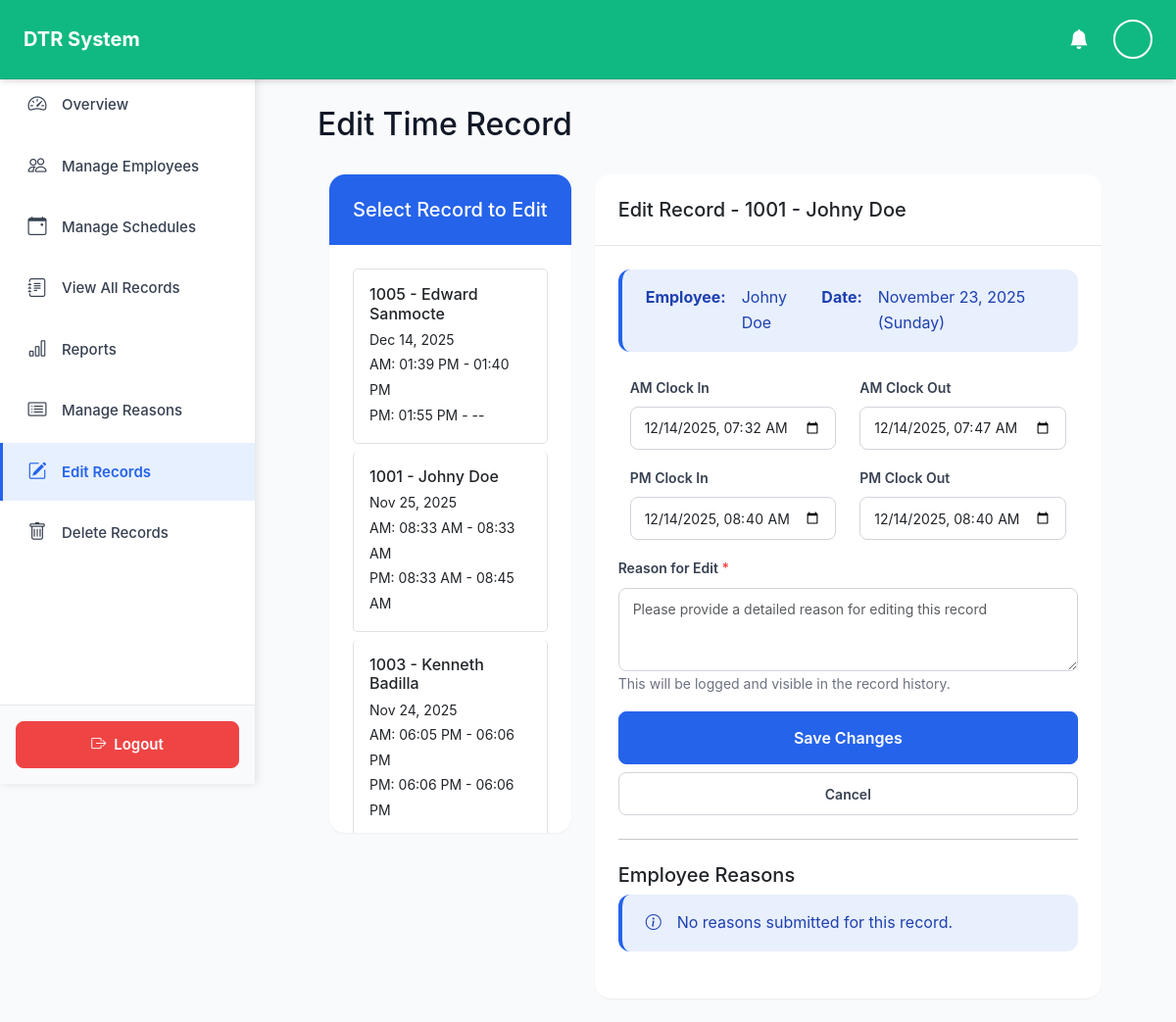
Screenshot of /admin/edit_record.php?id=2 (signed in) with the database file from the repository.
### tables this page shows
CREATE TABLE `time_record` (
  `record_id` int(11) NOT NULL AUTO_INCREMENT,
  `employee_id` int(11) NOT NULL,
  `record_date` date NOT NULL,
  `am_in` time DEFAULT NULL,
  `am_out` time DEFAULT NULL,
  `pm_in` time DEFAULT NULL,
  `pm_out` time DEFAULT NULL,
  `created_at` datetime DEFAULT current_timestamp(),
  `updated_at` datetime DEFAULT current_timestamp() ON UPDATE current_timestamp(),
  PRIMARY KEY (`record_id`),
  UNIQUE KEY `unique_employee_date` (`employee_id`,`record_date`),
  KEY `idx_time_record_employee` (`employee_id`),
  KEY `idx_time_record_date` (`record_date`),
  CONSTRAINT `time_record_ibfk_1` FOREIGN KEY (`employee_id`) REFERENCES `employee` (`employee_id`) ON DELETE CASCADE
);

CREATE TABLE `employee` (
  `employee_id` int(11) NOT NULL AUTO_INCREMENT,
  `pin` varchar(20) NOT NULL,
  `first_name` varchar(50) NOT NULL,
  `last_name` varchar(50) NOT NULL,
  `email` varchar(100) DEFAULT NULL,
  `position_id` varchar(50) DEFAULT NULL,
  `department_id` varchar(50) DEFAULT NULL,
  `is_active` tinyint(1) DEFAULT 1,
  `created_at` datetime DEFAULT current_timestamp(),
  `updated_at` datetime DEFAULT current_timestamp() ON UPDATE current_timestamp(),
  PRIMARY KEY (`employee_id`),
  UNIQUE KEY `pin` (`pin`),
  UNIQUE KEY `email` (`email`),
  KEY `idx_employee_pin` (`pin`),
  KEY `idx_employee_email` (`email`),
  KEY `idx_employee_active` (`is_active`),
  KEY `employee_ibfk_1` (`position_id`),
  KEY `employee_ibfk_2` (`department_id`),
  CONSTRAINT `employee_ibfk_1` FOREIGN KEY (`position_id`) REFERENCES `position` (`position_id`) ON DELETE SET NULL,
  CONSTRAINT `employee_ibfk_2` FOREIGN KEY (`department_id`) REFERENCES `department` (`department_id`) ON DELETE SET NULL
);

### includes/functions.php (called while the page is built, shortened)
<?php
function formatTime($datetime, $format = 'h:i A') {
    if (!$datetime) {
        return '--';
    }
    $date = new DateTime($datetime);
    return $date->format($format);
}
function formatDate($datetime, $format = 'F d, Y') {
    $date = new DateTime($datetime);
    return $date->format($format);
}
?>

### admin/edit_record.php (the view, shortened to what this page needs)
<?php
require_once '../config/database.php';
require_once '../includes/functions.php';
$record = null;
if (isset($_GET['id'])) {
    $stmt = $conn->prepare("
        SELECT tr.*, e.first_name, e.last_name, e.employee_id as emp_id
        FROM time_record tr
        JOIN employee e ON tr.employee_id = e.employee_id
        WHERE tr.record_id = ?
    ");
    $stmt->execute([$_GET['id']]);
    $record = $stmt->fetch();
}
$recentStmt = $conn->query("
    SELECT tr.*, e.first_name, e.last_name, e.employee_id as emp_id
    FROM time_record tr
    JOIN employee e ON tr.employee_id = e.employee_id
    ORDER BY tr.created_at DESC
    LIMIT 50
");
$recentRecords = $recentStmt->fetchAll();
?>
<!DOCTYPE html>
<html lang="en">
<head>
    <link href="https://cdn.jsdelivr.net/npm/bootstrap@5.3.0/dist/css/bootstrap.min.css" rel="stylesheet">
    <link rel="stylesheet" href="../assets/css/style.css">
</head>
<body class="bg-light">
    <?php
require_once '../includes/header.php';
?>
    <?php require_once '../includes/sidebar.php'; ?>
    <div class="container-fluid mt-4">
        <div class="main-content">
            <div class="d-flex justify-content-between align-items-center mb-4">
                <h2>Edit Time Record</h2>
            </div>
        <div class="row">
            <div class="col-md-4 mb-4">
                <div class="card">
                    <div class="card-header bg-primary text-white">
                        <h5 class="mb-0">Select Record to Edit</h5>
                    </div>
                    <div class="card-body" style="max-height: 600px; overflow-y: auto;">
                        <div class="list-group">
                            <?php foreach ($recentRecords as $rec): ?>
                                <a href="?id=<?php echo $rec['record_id']; ?>"
                                   class="list-group-item list-group-item-action <?php echo ($record && $record['record_id'] == $rec['record_id']) ? 'active' : ''; ?>">
                                    <div class="d-flex w-100 justify-content-between">
                                        <h6 class="mb-1"><?php echo htmlspecialchars($rec['emp_id'] . ' - ' . $rec['first_name'] . ' ' . $rec['last_name']); ?></h6>
                                    </div>
                                    <small>
                                        <?php echo formatDate($rec['created_at'], 'M d, Y'); ?><br>
                                        AM: <?php echo formatTime($rec['am_in']); ?> - <?php echo formatTime($rec['am_out']); ?><br>
                                        PM: <?php echo formatTime($rec['pm_in']); ?> - <?php echo formatTime($rec['pm_out']); ?>
                                    </small>
                                </a>
                            <?php endforeach; ?>
                        </div>
                    </div>
                </div>
            </div>
            <div class="col-md-8">
                <?php if ($record): ?>
                    <div class="card">
                        <div class="card-header bg-warning text-dark">
                            <h5 class="mb-0">
                                Edit Record - <?php echo htmlspecialchars($record['emp_id'] . ' - ' . $record['first_name'] . ' ' . $record['last_name']); ?>
                            </h5>
                        </div>
                        <div class="card-body">
                            <div class="alert alert-info">
                                <strong>Employee:</strong> <?php echo htmlspecialchars($record['first_name'] . ' ' . $record['last_name']); ?><br>
                                <strong>Date:</strong> <?php echo formatDate($record['created_at'], 'F d, Y (l)'); ?>
                            </div>
                            <form id="editRecordForm" method="POST" action="../api/update_record.php">
                                <div class="row mb-3">
                                    <div class="col-md-6">
                                        <label for="am_in" class="form-label">AM Clock In</label>
                                        <input type="datetime-local" class="form-control" id="am_in"
                                               name="am_in"
                                               value="<?php echo $record['am_in'] ? date('Y-m-d\TH:i', strtotime($record['am_in'])) : ''; ?>">
                                    </div>
                                    <div class="col-md-6">
                                        <label for="am_out" class="form-label">AM Clock Out</label>
                                        <input type="datetime-local" class="form-control" id="am_out"
                                               name="am_out"
                                               value="<?php echo $record['am_out'] ? date('Y-m-d\TH:i', strtotime($record['am_out'])) : ''; ?>">
                                    </div>
                                </div>
                                <div class="row mb-3">
                                    <div class="col-md-6">
                                        <label for="pm_in" class="form-label">PM Clock In</label>
                                        <input type="datetime-local" class="form-control" id="pm_in"
                                               name="pm_in"
                                               value="<?php echo $record['pm_in'] ? date('Y-m-d\TH:i', strtotime($record['pm_in'])) : ''; ?>">
                                    </div>
                                    <div class="col-md-6">
                                        <label for="pm_out" class="form-label">PM Clock Out</label>
                                        <input type="datetime-local" class="form-control" id="pm_out"
                                               name="pm_out"
                                               value="<?php echo $record['pm_out'] ? date('Y-m-d\TH:i', strtotime($record['pm_out'])) : ''; ?>">
                                    </div>
                                </div>
                                <div class="mb-3">
                                    <label for="edit_reason" class="form-label">Reason for Edit <span class="text-danger">*</span></label>
                                    <textarea class="form-control" id="edit_reason" name="edit_reason"
                                              rows="3" required
                                              placeholder="Please provide a detailed reason for editing this record"></textarea>
                                    <small class="text-muted">This will be logged and visible in the record history.</small>
                                </div>
                                <div class="d-grid gap-2">
                                    <button type="submit" class="btn btn-primary btn-lg">Save Changes</button>
                                    <a href="view_all_records.php" class="btn btn-outline-secondary">Cancel</a>
                                </div>
                            </form>
                            <hr class="my-4">
                            <h5 id="reasons">Employee Reasons</h5>
                            <?php
                            $hasReasons = !empty($record['am_in_reason']) || !empty($record['am_out_reason']) ||
                                         !empty($record['pm_in_reason']) || !empty($record['pm_out_reason']);
                            if ($hasReasons):
                                $entries = [
                                    ['type' => 'am_in', 'label' => 'AM Clock In'],
                                    ['type' => 'am_out', 'label' => 'AM Clock Out'],
                                    ['type' => 'pm_in', 'label' => 'PM Clock In'],
                                    ['type' => 'pm_out', 'label' => 'PM Clock Out']
                                ];
                                foreach ($entries as $entry):
                                    $reasonCol = $entry['type'] . '_reason';
                                    $statusCol = $entry['type'] . '_reason_status';
                                    $timestampCol = $entry['type'] . '_reason_timestamp';
                                    if (!empty($record[$reasonCol])):
                                        $status = $record[$statusCol] ?? 'pending';
                                        $statusColors = ['pending' => 'warning', 'approved' => 'success', 'rejected' => 'danger'];
                                        $statusBg = $statusColors[$status] ?? 'secondary';
                                    ?>
                                        <div class="card mb-3">
                                            <div class="card-header">
                                                <div class="d-flex justify-content-between align-items-center">
                                                    <strong><?php echo $entry['label']; ?></strong>
                                                    <span class="badge bg-<?php echo $statusBg; ?>"><?php echo ucfirst($status); ?></span>
                                                </div>
                                            </div>
                                            <div class="card-body">
                                                <p><?php echo nl2br(htmlspecialchars($record[$reasonCol])); ?></p>
                                                <small class="text-muted">
                                                    Submitted: <?php echo !empty($record[$timestampCol]) ? formatDate($record[$timestampCol], 'M d, Y h:i A') : '—'; ?>
                                                </small>
                                            </div>
                                            <div class="card-footer">
                                                <?php if ($status === 'pending'): ?>
                                                    <button class="btn btn-sm btn-success" onclick="approveReason(<?php echo $record['record_id']; ?>, '<?php echo $entry['type']; ?>')">
                                                        ✓ Approve
                                                    </button>
                                                    <button class="btn btn-sm btn-danger" onclick="rejectReason(<?php echo $record['record_id']; ?>, '<?php echo $entry['type']; ?>')">
                                                        ✗ Reject
                                                    </button>
                                                <?php else: ?>
                                                    <small class="text-muted">Status: <?php echo ucfirst($status); ?></small>
                                                <?php endif; ?>
                                            </div>
                                        </div>
                                    <?php
                                    endif;
                                endforeach;
                            else:
                            ?>
                                <div class="alert alert-info">
                                    <i class="bi bi-info-circle"></i> No reasons submitted for this record.
                                </div>
                            <?php endif; ?>
                        </div>
                    </div>
                <?php endif; ?>
            </div>
        </div>
    </div>
</body>
</html>

### rows the page displays
time_record: employee.last_name "1005 - Edward Sanmocte", created_at "Dec 14, 2025", am_in "01:39 PM", am_out "01:40 PM", pm_in "01:55 PM", pm_out "--"
time_record: employee.last_name "1001 - Johny Doe", created_at "Nov 25, 2025", am_in "08:33 AM", am_out "08:33 AM", pm_in "08:33 AM", pm_out "08:45 AM"
time_record: employee.last_name "1003 - Kenneth Badilla", created_at "Nov 24, 2025", am_in "06:05 PM", am_out "06:06 PM", pm_in "06:06 PM", pm_out "06:06 PM"
employee: employee_id+first_name+last_name "1001 - Johny Doe", first_name+last_name "Johny Doe"
time_record: created_at "November 23, 2025 (Sunday)", am_in "12/14/2025 07:32", am_out "12/14/2025 07:47", pm_in "12/14/2025 08:40", pm_out "12/14/2025 08:40"
